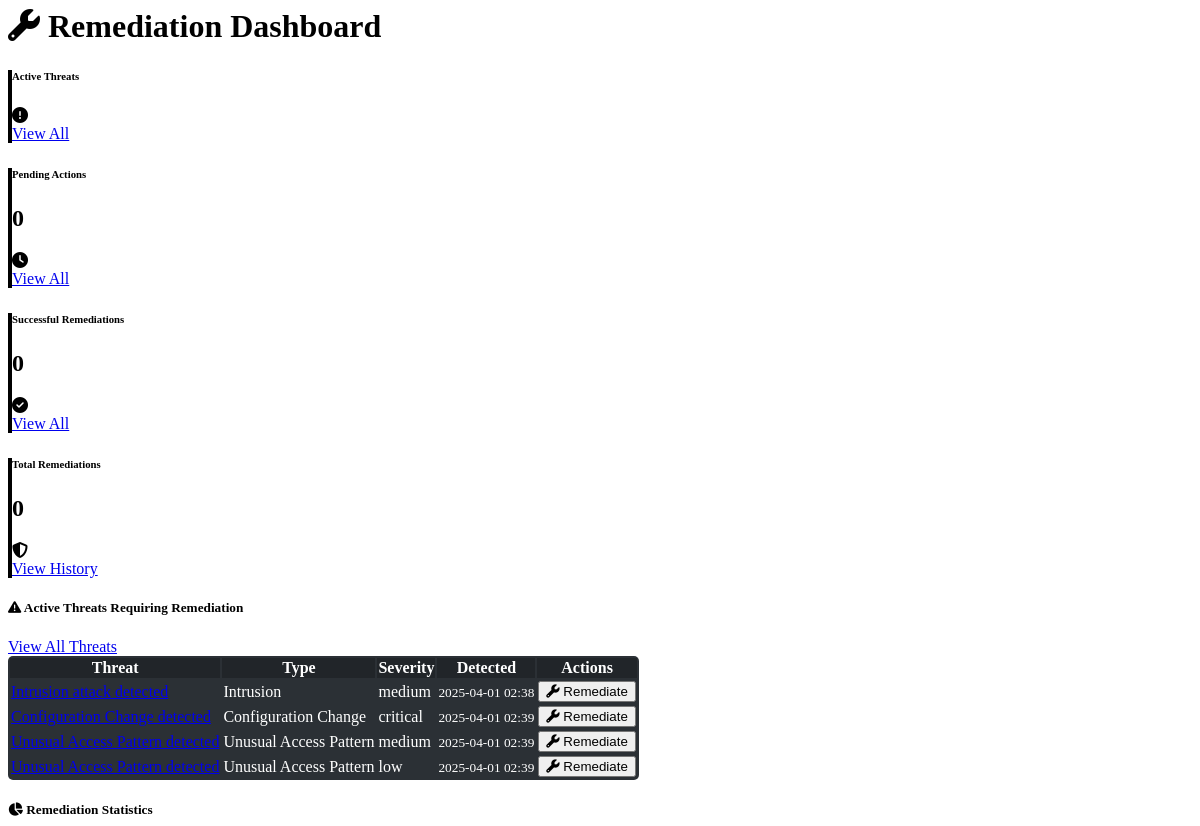
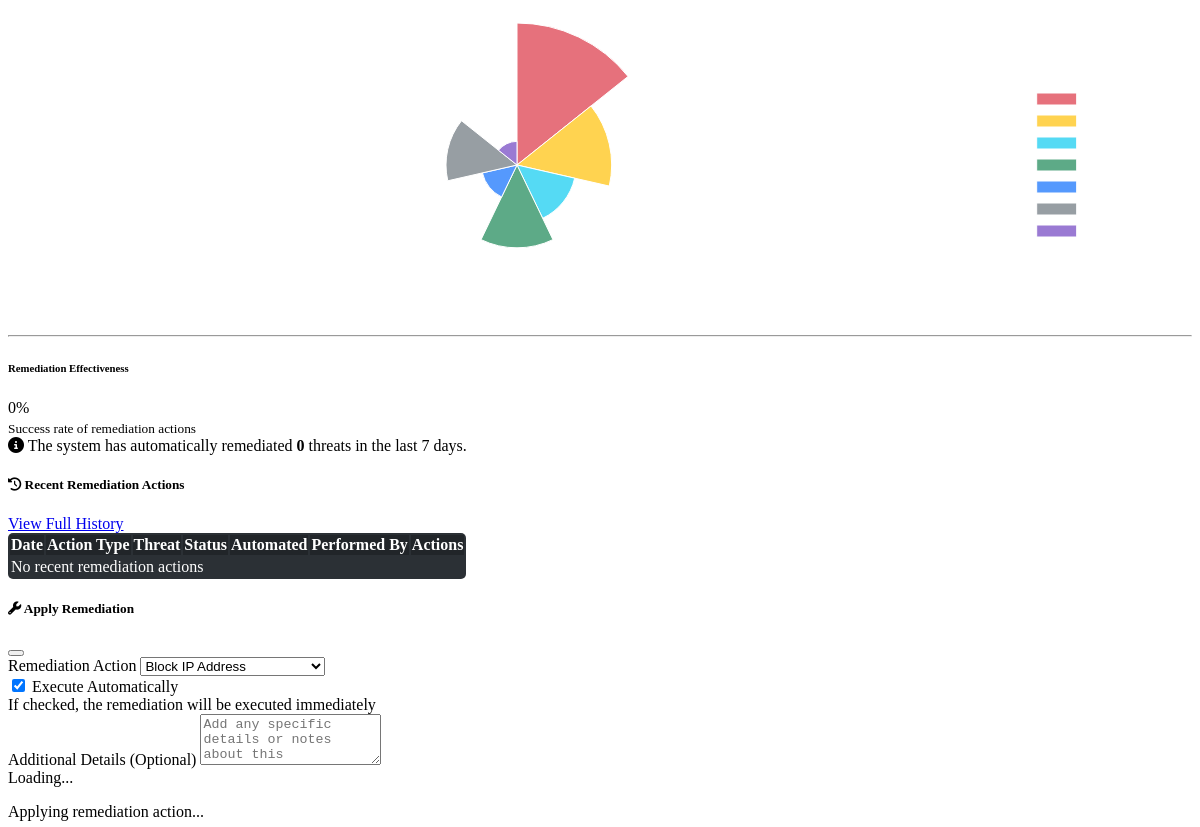
The page /remediation (signed in, middle part) on the database as committed earlier (2 pictures, top to bottom).
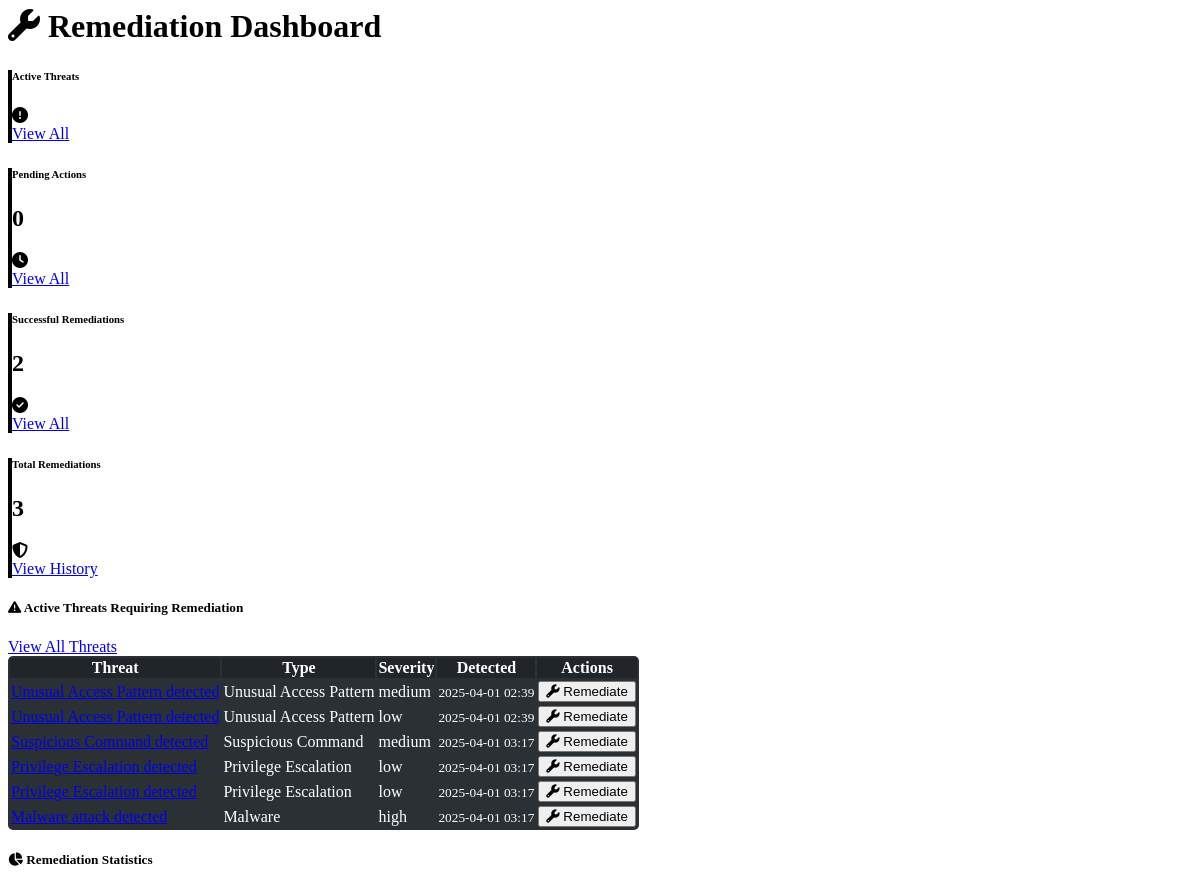
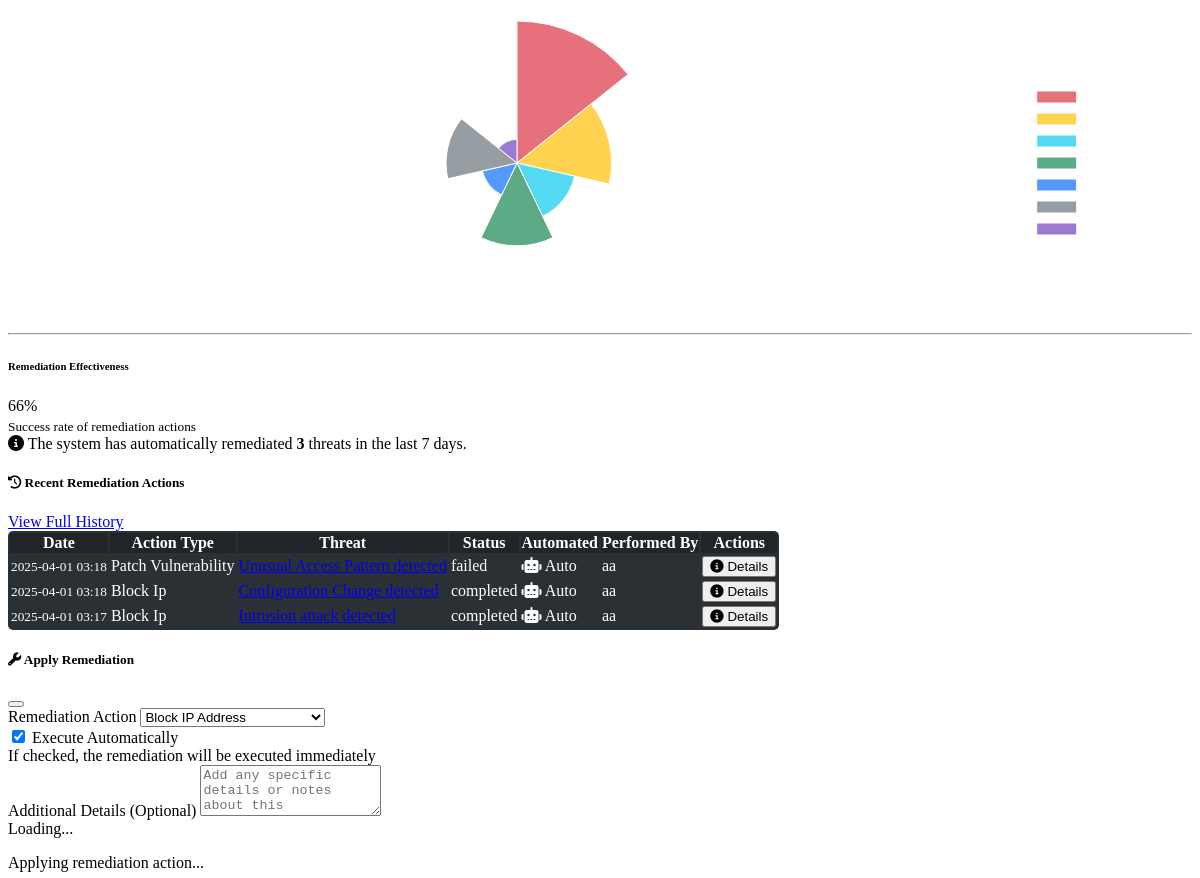
The same page on the database as committed later (2 pictures, top to bottom).
### models.py (models this page shows, shortened)
class Threat(db.Model):
    id = db.Column(db.Integer, primary_key=True)
    name = db.Column(db.String(100), nullable=False)
    description = db.Column(db.Text)
    threat_type = db.Column(db.String(50), nullable=False)
    severity = db.Column(db.String(20), nullable=False)
    confidence = db.Column(db.Float, default=0.0)
    status = db.Column(db.String(20), default='active')
    source_ip = db.Column(db.String(50))
    destination_ip = db.Column(db.String(50))
    port = db.Column(db.Integer)
    protocol = db.Column(db.String(20))
    date_detected = db.Column(db.DateTime, default=datetime.utcnow)
    date_updated = db.Column(db.DateTime, default=datetime.utcnow, onupdate=datetime.utcnow)
    attack_vector = db.Column(db.String(100))
    indicators = db.Column(db.Text)  # JSON serialized indicators
    alerts = db.relationship('Alert', backref='threat', lazy='dynamic')
    remediation_actions = db.relationship('RemediationAction', backref='threat', lazy='dynamic')

class RemediationAction(db.Model):
    id = db.Column(db.Integer, primary_key=True)
    action_type = db.Column(db.String(50), nullable=False)
    description = db.Column(db.Text)
    date_performed = db.Column(db.DateTime, default=datetime.utcnow)
    status = db.Column(db.String(20), default='pending')
    result = db.Column(db.Text)
    is_automated = db.Column(db.Boolean, default=False)
    details = db.Column(db.Text)  # JSON serialized details
    threat_id = db.Column(db.Integer, db.ForeignKey('threat.id'))
    user_id = db.Column(db.Integer, db.ForeignKey('user.id'))

class User(UserMixin, db.Model):
    id = db.Column(db.Integer, primary_key=True)
    username = db.Column(db.String(64), unique=True, nullable=False)
    email = db.Column(db.String(120), unique=True, nullable=False)
    password_hash = db.Column(db.String(256), nullable=False)
    first_name = db.Column(db.String(64))
    last_name = db.Column(db.String(64))
    role = db.Column(db.String(20), default='analyst')
    date_registered = db.Column(db.DateTime, default=datetime.utcnow)
    last_login = db.Column(db.DateTime)
    is_active = db.Column(db.Boolean, default=True)
    alerts = db.relationship('Alert', backref='user', lazy='dynamic')
    logs = db.relationship('Log', backref='user', lazy='dynamic')
    remediations = db.relationship('RemediationAction', backref='performed_by', lazy='dynamic')

### remediation.py (the view)
@remediation_bp.route('/remediation')
@login_required
def remediation_dashboard():
    active_threats = Threat.query.filter(Threat.status.in_(['active', 'investigating'])).all()
    recent_actions = RemediationAction.query.order_by(RemediationAction.date_performed.desc()).limit(10).all()
    stats = {
        'total_remediation_actions': RemediationAction.query.count(),
        'automated_actions': RemediationAction.query.filter_by(is_automated=True).count(),
        'manual_actions': RemediationAction.query.filter_by(is_automated=False).count(),
        'pending_actions': RemediationAction.query.filter_by(status='pending').count(),
        'successful_actions': RemediationAction.query.filter_by(status='completed').count(),
        'failed_actions': RemediationAction.query.filter_by(status='failed').count()
    }
    return render_template('remediation.html',
                          active_threats=active_threats,
                          recent_actions=recent_actions,
                          stats=stats,
                          title='Remediation Dashboard')

### app.py (called while the page is built)
@login_manager.user_loader
def load_user(user_id):
    return models.User.query.get(int(user_id))

@app.context_processor
def inject_now():
    return {'now': datetime.utcnow()}

### templates/remediation.html (shortened to what the changed rows need)
{% extends "layout.html" %}
{% block content %}
<h1 class="mb-4"><i class="fas fa-wrench"></i> Remediation Dashboard</h1>
<div class="row mb-4">
    <div class="col-lg-3 col-md-6 mb-3">
        <div class="card bg-dark metric-card high">
            <div class="card-body">
                <div class="d-flex justify-content-between align-items-center">
                    <div>
                        <h2 class="mb-0">{{ stats.pending_actions }}</h2>
                    </div>
                </div>
            </div>
        </div>
    </div>
    <div class="col-lg-3 col-md-6 mb-3">
        <div class="card bg-dark metric-card success">
            <div class="card-body">
                <div class="d-flex justify-content-between align-items-center">
                    <div>
                        <h6 class="card-title text-success">Successful Remediations</h6>
                        <h2 class="mb-0">{{ stats.successful_actions }}</h2>
                    </div>
                </div>
            </div>
        </div>
    </div>
    <div class="col-lg-3 col-md-6 mb-3">
        <div class="card bg-dark metric-card medium">
            <div class="card-body">
                <div class="d-flex justify-content-between align-items-center">
                    <div>
                        <h6 class="card-title text-info">Total Remediations</h6>
                        <h2 class="mb-0">{{ stats.total_remediation_actions }}</h2>
                    </div>
                </div>
            </div>
        </div>
    </div>
</div>
<div class="row">
    <div class="col-md-8 mb-4">
        <div class="card bg-dark">
            <div class="card-body p-0">
                <div class="table-responsive">
                    <table class="table table-dark-themed table-hover mb-0">
                        <thead>
                            <tr>
                                <th>Threat</th>
                                <th>Type</th>
                                <th>Severity</th>
                                <th>Detected</th>
                                <th class="text-end">Actions</th>
                            </tr>
                        </thead>
                        <tbody>
                            {% for threat in active_threats %}
                            <tr class="threat-row">
                                <td>
                                    <a href="{{ url_for('threat.threat_details', threat_id=threat.id) }}" class="text-decoration-none">
                                        {{ threat.name }}
                                    </a>
                                </td>
                                <td>{{ threat.threat_type|replace('_', ' ')|title }}</td>
                                <td>
                                    <span class="badge {{ 'bg-danger' if threat.severity == 'critical' else 'bg-warning text-dark' if threat.severity == 'high' else 'bg-info text-dark' if threat.severity == 'medium' else 'bg-success' }}">
                                        {{ threat.severity }}
                                    </span>
                                </td>
                                <td><small>{{ threat.date_detected.strftime('%Y-%m-%d %H:%M') }}</small></td>
                                <td class="text-end">
                                    <button class="btn btn-sm btn-primary remediation-action-btn"
                                            data-threat-id="{{ threat.id }}"
                                            data-action-type="block_ip"
                                            data-bs-toggle="modal"
                                            data-bs-target="#remediationModal">
                                        <i class="fas fa-wrench"></i> Remediate
                                    </button>
                                </td>
                            </tr>
                            {% else %}
                            <tr>
                                <td colspan="5" class="text-center">No active threats requiring remediation</td>
                            </tr>
                            {% endfor %}
                        </tbody>
                    </table>
                </div>
            </div>
        </div>
    </div>
    <div class="col-md-4 mb-4">
        <div class="card bg-dark h-100">
            <div class="card-body">
                <div class="progress mb-3" style="height: 20px;">
                    <div class="progress-bar bg-success" role="progressbar"
                         style="width: {{ (stats.successful_actions / stats.total_remediation_actions * 100) if stats.total_remediation_actions > 0 else 0 }}%;"
                         aria-valuenow="{{ (stats.successful_actions / stats.total_remediation_actions * 100) if stats.total_remediation_actions > 0 else 0 }}"
                         aria-valuemin="0"
                         aria-valuemax="100">
                        {{ ((stats.successful_actions / stats.total_remediation_actions * 100) if stats.total_remediation_actions > 0 else 0)|int }}%
                    </div>
                </div>
                <div class="alert alert-info mt-4">
                    <i class="fas fa-info-circle"></i> The system has automatically remediated
                    <strong>{{ stats.automated_actions }}</strong> threats in the last 7 days.
                </div>
            </div>
        </div>
    </div>
</div>
<div class="card bg-dark mb-4">
    <div class="card-body p-0">
        <div class="table-responsive">
            <table class="table table-dark-themed table-hover mb-0">
                <thead>
                    <tr>
                        <th>Date</th>
                        <th>Action Type</th>
                        <th>Threat</th>
                        <th>Status</th>
                        <th>Automated</th>
                        <th>Performed By</th>
                        <th class="text-end">Actions</th>
                    </tr>
                </thead>
                <tbody>
                    {% for action in recent_actions %}
                    <tr id="remediation-{{ action.id }}">
                        <td><small>{{ action.date_performed.strftime('%Y-%m-%d %H:%M') }}</small></td>
                        <td>{{ action.action_type|replace('_', ' ')|title }}</td>
                        <td>
                            {% if action.threat %}
                            <a href="{{ url_for('threat.threat_details', threat_id=action.threat.id) }}" class="text-decoration-none">
                                {{ action.threat.name }}
                            </a>
                            {% else %}
                            <span class="text-muted">Unknown</span>
                            {% endif %}
                        </td>
                        <td>
                            <span class="status-badge badge {{ 'bg-success' if action.status == 'completed' else 'bg-warning text-dark' if action.status == 'pending' else 'bg-danger' if action.status == 'failed' else 'bg-secondary' }}">
                                {{ action.status }}
                            </span>
                        </td>
                        <td>
                            {% if action.is_automated %}
                            <span class="badge bg-primary"><i class="fas fa-robot"></i> Auto</span>
                            {% else %}
                            <span class="badge bg-secondary"><i class="fas fa-user"></i> Manual</span>
                            {% endif %}
                        </td>
                        <td>
                            {% if action.performed_by %}
                            {{ action.performed_by.username }}
                            {% else %}
                            <span class="text-muted">System</span>
                            {% endif %}
                        </td>
                        <td class="text-end">
                            {% if action.status == 'pending' %}
                            <button class="btn btn-sm btn-success" onclick="executeRemediationAction({{ action.id }})">
                                <i class="fas fa-play"></i> Execute
                            </button>
                            <button class="btn btn-sm btn-danger" onclick="cancelRemediationAction({{ action.id }})">
                                <i class="fas fa-times"></i> Cancel
                            </button>
                            {% else %}
                            <button class="btn btn-sm btn-outline-secondary" data-bs-toggle="popover" data-bs-title="Result" data-bs-content="{{ action.result }}">
                                <i class="fas fa-info-circle"></i> Details
                            </button>
                            {% endif %}
                        </td>
                    </tr>
                    {% else %}
                    <tr>
                        <td colspan="7" class="text-center">No recent remediation actions</td>
                    </tr>
                    {% endfor %}
                </tbody>
            </table>
        </div>
    </div>
</div>
{% endblock %}
{% block scripts %}
<script>
    document.addEventListener('DOMContentLoaded', function() {
        // Initialize remediation chart
        const remediationCtx = document.getElementById('remediationChart');
        if (remediationCtx) {
            initRemediationChart();
        }
    });
</script>
{% endblock %}

Rows that differ between the two databases and show on the page:
no longer on this page (row edited): Threat: name "Intrusion attack detected", threat_type "Intrusion", severity "medium", date_detected "2025-04-01 02:38"
no longer on this page (row edited): Threat: name "Configuration Change detected", threat_type "Configuration Change", severity "critical", date_detected "2025-04-01 02:39"
added Threat: name "Suspicious Command detected", threat_type "Suspicious Command", severity "medium", date_detected "2025-04-01 03:17"
added Threat: name "Privilege Escalation detected", threat_type "Privilege Escalation", severity "low", date_detected "2025-04-01 03:17"
added Threat: name "Privilege Escalation detected", threat_type "Privilege Escalation", severity "low", date_detected "2025-04-01 03:17"
added Threat: name "Malware attack detected", threat_type "Malware", severity "high", date_detected "2025-04-01 03:17"
added RemediationAction: date_performed "2025-04-01 03:18", action_type "Patch Vulnerability", threat.name "Unusual Access Pattern detected", status "failed", is_automated True (drawn), performed_by.username "aa"
added RemediationAction: date_performed "2025-04-01 03:18", action_type "Block Ip", threat.name "Configuration Change detected", status "completed", is_automated True (drawn), performed_by.username "aa"
added RemediationAction: date_performed "2025-04-01 03:17", action_type "Block Ip", threat.name "Intrusion attack detected", status "completed", is_automated True (drawn), performed_by.username "aa"
Other text that changed with them:
{{ stats.successful_actions }}: "0" → "2"
{{ stats.total_remediation_actions }}: "0" → "3"
{{ stats.automated_actions }}: "0" → "3"
text no longer shown: "0 No recent remediation actions"
text now shown: "66"
